Frame 1 (no input): blank canvas, image omitted
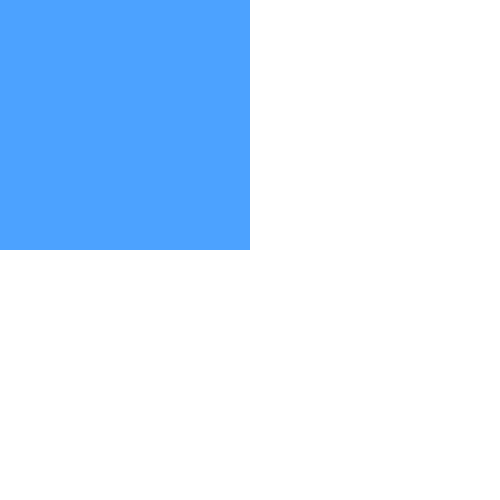
Frame 60 (the mouse pressed at the canvas centre just before this capture)
Frame 120 (the mouse held since frame 60 and released just before this capture): identical to frame 60, image omitted

The Processing sketch that drew this single still picture (run headless with seeded random() and noise(); from frame 60 on, the mouse is pressed at the canvas centre):

// Processing sketch: processing_145453
// ── processing_145453.pde

float counter = 0;
  PImage img;
void setup()
{
  size(500, 500);
  smooth();
  background(255);
  colorMode(HSB, 360, 100, 100);

}
 
void draw()

{

  noStroke();
  


 
if(mouseX<250 && mouseY<250){
  rect(0,0,250,250);
  
  float h = map(sin(counter), -1, 1, 180, 220);
  fill(h, 70, 100);
  counter += 0.01;
}


  else if  (mouseX >250 && mouseY<250){
    rect(250,0,250,250);
  
    float h = map(sin(counter), -1, 1, 60, 120);
  fill(h, 70, 100);
  counter += 0.01;
}


else if  (mouseX <250 && mouseY>250){
    rect(0,250,250,250);
  
    float h = map(sin(counter), -1, 1, 90, 150);
  fill(h, 70, 100);
  counter += 0.01;
}
else if  (mouseX >250 && mouseY>250){
    rect(250,250,250,250);
  
    float h = map(sin(counter), -1, 1, 0, 60);
  fill(h, 70, 100);
  counter += 0.01;
}

}
    
    
  
